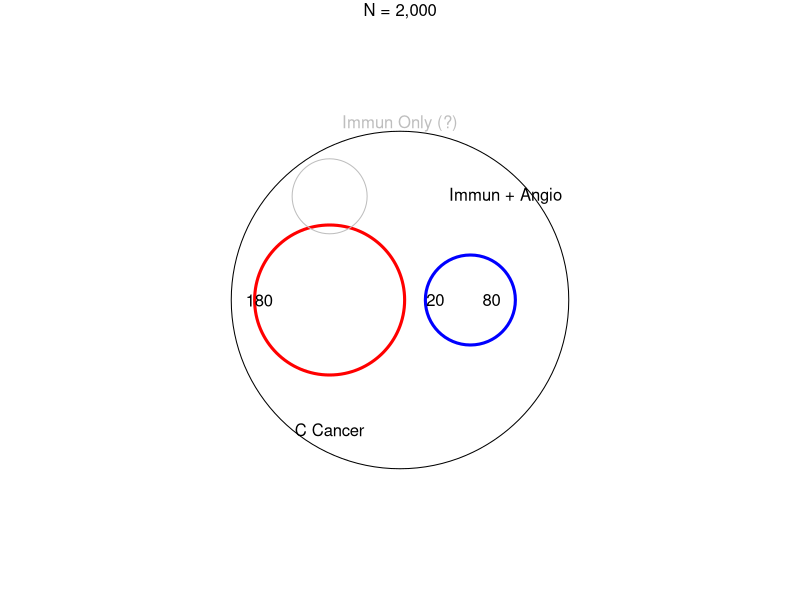

Reproduce this figure in R.
## ---- chunk 1
par(mar = c(1, 1, 1, 1))

plot(1, xlim = c(0, 1), ylim = c(0, 1), type = "n", bty = "n", xlab = "", ylab = "", xaxt = "n", yaxt = "n")

mtext("Database\nN = 2,000", side = 3)
points(.5, .5, cex = 45)

points(.4, .5, cex = 20, col = "red", lwd = 3)
text(.4, .25, labels = "C Cancer")

text(.3, .5, labels = "180")

points(.6, .5, cex = 12, col = "blue", lwd = 3)
text(.65, .7, labels = "Immun + Angio")

text(.63, .5, labels = "80")

text(.55, .5, labels = "20")

points(.4, .7, cex = 10, col = "gray", lty = 3)
text(.5, .84, labels = "Immun Only (?)", col = "gray")

